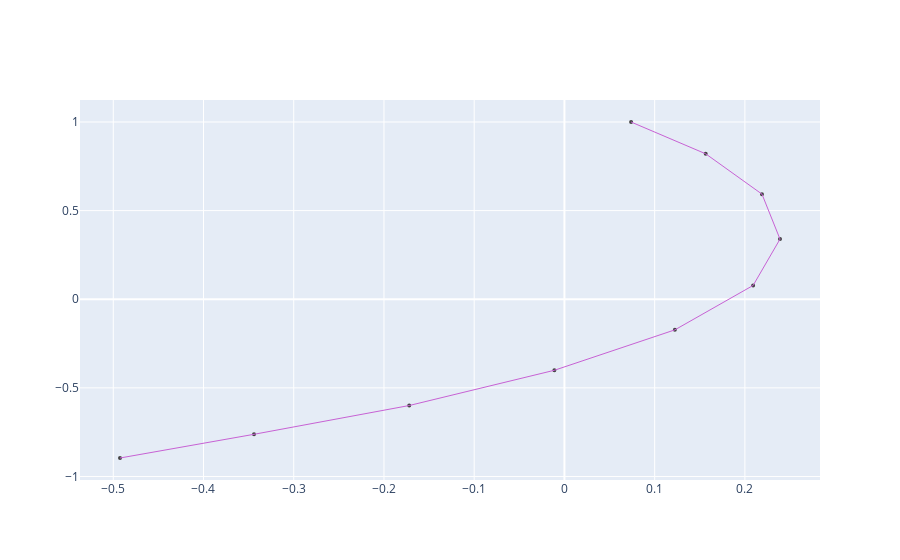

Source (notebook cell):
### Code cell
import hailhydro
import hailhydro.flux_overflow as ho
import kirchhoff.circuit_flux as kfx

n=10
m=1
G=nx.grid_graph(( m,n,1))
pars={
    'plexus': G,
    'absorption':0.1,
    'diffusion':1.
}
circuit=kfx.setup_default_flux_circuit(pars)
overflow=ho.initialize_overflow_on_circuit(circuit)
c,B_new=overflow.calc_profile_concentration()
phi=overflow.calc_absorption()

fig=overflow.circuit.plot_circuit()
fig.show()

### Figure 1 — Plotly figure (JSON) as saved in the notebook; plotly's stock layout.template omitted (floating-point values rounded to 4 significant figures)
{"data": [{"hoverinfo": "text", "hovertext": ["source: 1.0<br>solute: 1.0<br>concentration: 0.8129459890322325<br>", "source: 0.0<br>solute: 0.0<br>concentration: 0.7539014477501477<br>", "source: 0.0<br>solute: 0.0<br>concentration: 0.6949655959598473<br>", "source: 0.0<br>solute: 0.0<br>concentration: 0.6344406707923448<br>", "source: 0.0<br>solute: 0.0<br>concentration: 0.5699457093128262<br>", "source: 0.0<br>solute: 0.0<br>concentration: 0.4980902495584183<br>", "source: 0.0<br>solute: 0.0<br>concentration: 0.413995955621459<br>", "source: 0.0<br>solute: 0.0<br>concentration: 0.3105950571858915<br>", "source: 0.0<br>solute: 0.0<br>concentration: 0.1776012583249861<br>", "source: -1.0<br>solute: -1.0<br>concentration: 0.0<br>"], "marker": {"color": "#a845b5", "line": {"width": 2}, "size": 2}, "mode": "markers", "type": "scatter", "x": [-0.4925, -0.344, -0.172, -0.01114, 0.1224, 0.2091, 0.2389, 0.2189, 0.1565, 0.07387], "y": [-0.8957, -0.7619, -0.5996, -0.4008, -0.1728, 0.07785, 0.3393, 0.593, 0.8206, 1]}, {"hoverinfo": "none", "line": {"color": "#c762d4", "width": 1}, "mode": "lines", "type": "scatter", "x": [-0.4925, -0.344, null], "y": [-0.8957, -0.7619, null]}, {"hoverinfo": "none", "line": {"color": "#c762d4", "width": 1}, "mode": "lines", "type": "scatter", "x": [-0.344, -0.172, null], "y": [-0.7619, -0.5996, null]}, {"hoverinfo": "none", "line": {"color": "#c762d4", "width": 1}, "mode": "lines", "type": "scatter", "x": [-0.172, -0.01114, null], "y": [-0.5996, -0.4008, null]}, {"hoverinfo": "none", "line": {"color": "#c762d4", "width": 1}, "mode": "lines", "type": "scatter", "x": [-0.01114, 0.1224, null], "y": [-0.4008, -0.1728, null]}, {"hoverinfo": "none", "line": {"color": "#c762d4", "width": 1}, "mode": "lines", "type": "scatter", "x": [0.1224, 0.2091, null], "y": [-0.1728, 0.07785, null]}, {"hoverinfo": "none", "line": {"color": "#c762d4", "width": 1}, "mode": "lines", "type": "scatter", "x": [0.2091, 0.2389, null], "y": [0.07785, 0.3393, null]}, {"hoverinfo": "none", "line": {"color": "#c762d4", "width": 1}, "mode": "lines", "type": "scatter", "x": [0.2389, 0.2189, null], "y": [0.3393, 0.593, null]}, {"hoverinfo": "none", "line": {"color": "#c762d4", "width": 1}, "mode": "lines", "type": "scatter", "x": [0.2189, 0.1565, null], "y": [0.593, 0.8206, null]}, {"hoverinfo": "none", "line": {"color": "#c762d4", "width": 1}, "mode": "lines", "type": "scatter", "x": [0.1565, 0.07387, null], "y": [0.8206, 1, null]}, {"hoverinfo": "text", "marker": {"color": "#c762d4", "opacity": 0}, "mode": "markers", "text": ["conductivity: 1.0<br>flow_rate: -1.0000000000000013<br>absorption: 0.1<br>uptake: 0.0615247476329124<br>peclet: -0.31830988618379114<br>length: 1.0<br>weight: 1.0<br>", "conductivity: 1.0<br>flow_rate: -1.0000000000000009<br>absorption: 0.1<br>uptake: 0.05690105504684303<br>peclet: -0.31830988618379097<br>length: 1.0<br>weight: 1.0<br>", "conductivity: 1.0<br>flow_rate: -1.0000000000000009<br>absorption: 0.1<br>uptake: 0.05222286932743947<br>peclet: -0.31830988618379097<br>length: 1.0<br>weight: 1.0<br>", "conductivity: 1.0<br>flow_rate: -0.9999999999999996<br>absorption: 0.1<br>uptake: 0.04733176839681033<br>peclet: -0.3183098861837905<br>length: 1.0<br>weight: 1.0<br>", "conductivity: 1.0<br>flow_rate: -1.0000000000000002<br>absorption: 0.1<br>uptake: 0.04200367261973083<br>peclet: -0.31830988618379075<br>length: 1.0<br>weight: 1.0<br>", "conductivity: 1.0<br>flow_rate: -1.0000000000000013<br>absorption: 0.1<br>uptake: 0.03591762626513221<br>peclet: -0.31830988618379114<br>length: 1.0<br>weight: 1.0<br>", "conductivity: 1.0<br>flow_rate: -1.0000000000000002<br>absorption: 0.1<br>uptake: 0.028610020522022717<br>peclet: -0.31830988618379075<br>length: 1.0<br>weight: 1.0<br>", "conductivity: 1.0<br>flow_rate: -1.0000000000000013<br>absorption: 0.1<br>uptake: 0.01940745119461851<br>peclet: -0.31830988618379114<br>length: 1.0<br>weight: 1.0<br>", "conductivity: 1.0<br>flow_rate: -1.0000000000000004<br>absorption: 0.1<br>uptake: 0.007328222731575721<br>peclet: -0.3183098861837908<br>length: 1.0<br>weight: 1.0<br>"], "type": "scatter", "x": [-0.4183, -0.258, -0.09157, 0.05562, 0.1657, 0.224, 0.2289, 0.1877, 0.1152], "y": [-0.8288, -0.6808, -0.5002, -0.2868, -0.04747, 0.2086, 0.4662, 0.7068, 0.9103]}], "layout": {"showlegend": false}}
